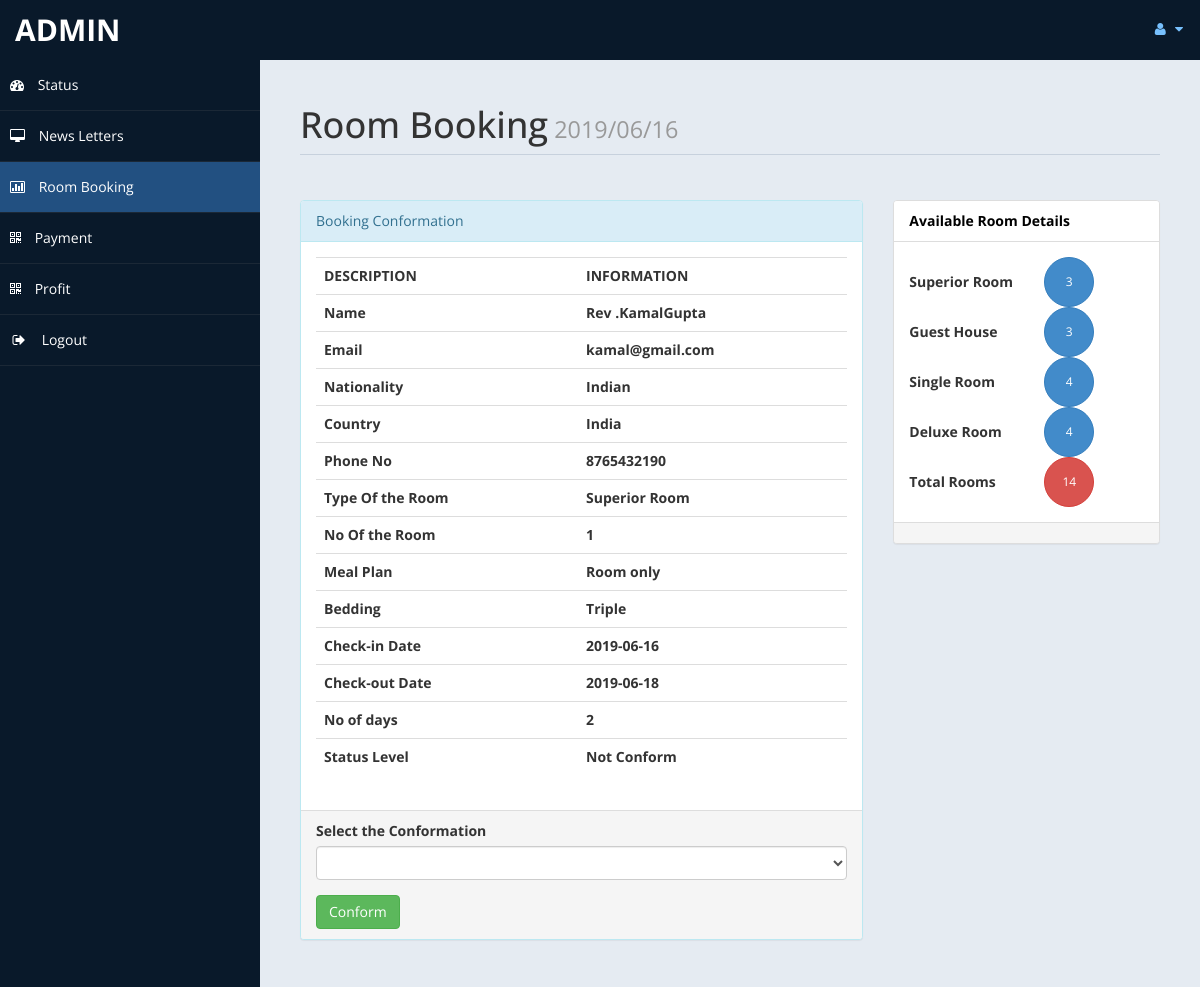
Screenshot of /admin/roombook.php?rid=3 (signed in) with the database file from the repository.
### tables this page shows
CREATE TABLE IF NOT EXISTS `roombook` (
  `id` int(10) UNSIGNED NOT NULL AUTO_INCREMENT,
  `Title` varchar(5) DEFAULT NULL,
  `FName` text,
  `LName` text,
  `Email` varchar(50) DEFAULT NULL,
  `National` varchar(30) DEFAULT NULL,
  `Country` varchar(30) DEFAULT NULL,
  `Phone` text,
  `TRoom` varchar(20) DEFAULT NULL,
  `Bed` varchar(10) DEFAULT NULL,
  `NRoom` varchar(2) DEFAULT NULL,
  `Meal` varchar(15) DEFAULT NULL,
  `cin` date DEFAULT NULL,
  `cout` date DEFAULT NULL,
  `stat` varchar(15) DEFAULT NULL,
  `nodays` int(11) DEFAULT NULL,
  PRIMARY KEY (`id`)
);

### admin/roombook.php (the view, shortened to what this page needs)
<?php
		if(!isset($_GET["rid"]))
		{
			 header("location:index.php");
		}
		else {
				$curdate=date("Y/m/d");
				include ('db.php');
				$id = $_GET['rid'];
				$sql ="Select * from roombook where id = '$id'";
				$re = mysqli_query($con,$sql);
				while($row=mysqli_fetch_array($re))
				{
					$title = $row['Title'];
					$fname = $row['FName'];
					$lname = $row['LName'];
					$email = $row['Email'];
					$nat = $row['National'];
					$country = $row['Country'];
					$Phone = $row['Phone'];
					$troom = $row['TRoom'];
					$nroom = $row['NRoom'];
					$bed = $row['Bed'];
					$meal = $row['Meal'];
					$cin = $row['cin'];
					$cout = $row['cout'];
					$sta = $row['stat'];
					$days = $row['nodays'];
				}
	}
			?>
<!DOCTYPE html>
<html xmlns="http://www.w3.org/1999/xhtml">
<head>
    <link href="assets/css/bootstrap.css" rel="stylesheet" />
    <link href="assets/css/font-awesome.css" rel="stylesheet" />
    <link href="assets/js/morris/morris-0.4.3.min.css" rel="stylesheet" />
    <link href="assets/css/custom-styles.css" rel="stylesheet" />
</head>
<body>
    <div id="wrapper">
        <nav class="navbar navbar-default top-navbar" role="navigation">
            <div class="navbar-header">
                <a class="navbar-brand" href="home.php"> <?php echo $_SESSION["user"]; ?> </a>
            </div>
            <ul class="nav navbar-top-links navbar-right">
                <li class="dropdown">
                    <a class="dropdown-toggle" data-toggle="dropdown" href="#" aria-expanded="false">
                        <i class="fa fa-user fa-fw"></i> <i class="fa fa-caret-down"></i>
                    </a>
                </li>
            </ul>
        </nav>
        <nav class="navbar-default navbar-side" role="navigation">
            <div class="sidebar-collapse">
                <ul class="nav" id="main-menu">
                    <li>
                        <a  href="home.php"><i class="fa fa-dashboard"></i> Status</a>
                    </li>
                    <li>
                        <a href="messages.php"><i class="fa fa-desktop"></i> News Letters</a>
                    </li>
					<li>
                        <a class="active-menu" href="roombook.php"><i class="fa fa-bar-chart-o"></i> Room Booking</a>
                    </li>
                    <li>
                        <a href="payment.php"><i class="fa fa-qrcode"></i> Payment</a>
                    </li>
					<li>
                        <a  href="profit.php"><i class="fa fa-qrcode"></i> Profit</a>
                    </li>
                    <li>
                        <a href="logout.php"><i class="fa fa-sign-out fa-fw"></i> Logout</a>
                    </li>
					</ul>
            </div>
        </nav>
        <div id="page-wrapper">
            <div id="page-inner">
                <div class="row">
                    <div class="col-md-12">
                        <h1 class="page-header">
                            Room Booking<small>	<?php echo  $curdate; ?> </small>
                        </h1>
                    </div>
					<div class="col-md-8 col-sm-8">
                    <div class="panel panel-info">
                        <div class="panel-heading">
                           Booking Conformation
                        </div>
                        <div class="panel-body">
							<div class="table-responsive">
                                <table class="table">
                                    <tr>
                                            <th>DESCRIPTION</th>
                                            <th>INFORMATION</th>
                                        </tr>
                                        <tr>
                                            <th>Name</th>
                                            <th><?php echo $title.$fname.$lname; ?> </th>
                                        </tr>
										<tr>
                                            <th>Email</th>
                                            <th><?php echo $email; ?> </th>
                                        </tr>
										<tr>
                                            <th>Nationality </th>
                                            <th><?php echo $nat; ?></th>
                                        </tr>
										<tr>
                                            <th>Country </th>
                                            <th><?php echo $country;  ?></th>
                                        </tr>
										<tr>
                                            <th>Phone No </th>
                                            <th><?php echo $Phone; ?></th>
                                        </tr>
										<tr>
                                            <th>Type Of the Room </th>
                                            <th><?php echo $troom; ?></th>
                                        </tr>
										<tr>
                                            <th>No Of the Room </th>
                                            <th><?php echo $nroom; ?></th>
                                        </tr>
										<tr>
                                            <th>Meal Plan </th>
                                            <th><?php echo $meal; ?></th>
                                        </tr>
										<tr>
                                            <th>Bedding </th>
                                            <th><?php echo $bed; ?></th>
                                        </tr>
										<tr>
                                            <th>Check-in Date </th>
                                            <th><?php echo $cin; ?></th>
                                        </tr>
										<tr>
                                            <th>Check-out Date</th>
                                            <th><?php echo $cout; ?></th>
                                        </tr>
										<tr>
                                            <th>No of days</th>
                                            <th><?php echo $days; ?></th>
                                        </tr>
										<tr>
                                            <th>Status Level</th>
                                            <th><?php echo $sta; ?></th>
                                        </tr>
                                </table>
                            </div>
                        </div>
                        <div class="panel-footer">
                            <form method="post">
										<div class="form-group">
														<label>Select the Conformation</label>
														<select name="conf"class="form-control">
															<option value selected>	</option>
															<option value="Conform">Conform</option>
														</select>
										 </div>
							<input type="submit" name="co" value="Conform" class="btn btn-success">
							</form>
                        </div>
                    </div>
					</div>
					<?php
						$rsql ="select * from room";
						$rre= mysqli_query($con,$rsql);
						$r =0 ;
						$sc =0;
						$gh = 0;
						$sr = 0;
						$dr = 0;
						while($rrow=mysqli_fetch_array($rre))
						{
							$r = $r + 1;
							$s = $rrow['type'];
							if($s=="Superior Room" )
							{
								$sc = $sc+ 1;
							}
							if($s=="Guest House")
							{
								$gh = $gh + 1;
							}
							if($s=="Single Room" )
							{
								$sr = $sr + 1;
							}
							if($s=="Deluxe Room" )
							{
								$dr = $dr + 1;
							}
						}
						?>
						<?php
						$csql ="select * from payment";
						$cre= mysqli_query($con,$csql);
						$cr =0 ;
						$csc =0;
						$cgh = 0;
						$csr = 0;
						$cdr = 0;
						while($crow=mysqli_fetch_array($cre))
						{
							$cr = $cr + 1;
							$cs = $crow['troom'];
							if($cs=="Superior Room"  )
							{
								$csc = $csc + 1;
							}
						}
					?>
					<div class="col-md-4 col-sm-4">
                    <div class="panel panel-default">
                        <div class="panel-heading">
                           Available Room Details
                        </div>
                        <div class="panel-body">
						<table width="200px">
							<tr>
								<td><b>Superior Room	 </b></td>
								<td><button type="button" class="btn btn-primary btn-circle"><?php
									$f1 =$sc - $csc;
									if($f1 <=0 )
									{	$f1 = "NO";
										echo $f1;
									}
									else{
											echo $f1;
									}
								?> </button></td>
							</tr>
							<tr>
								<td><b>Guest House</b>	 </td>
								<td><button type="button" class="btn btn-primary btn-circle"><?php
								$f2 =  $gh -$cgh;
								if($f2 <=0 )
									{	$f2 = "NO";
										echo $f2;
									}
									else{
											echo $f2;
									}
								?> </button></td>
							</tr>
							<tr>
								<td><b>Single Room	 </b></td>
								<td><button type="button" class="btn btn-primary btn-circle"><?php
								$f3 =$sr - $csr;
								if($f3 <=0 )
									{	$f3 = "NO";
										echo $f3;
									}
									else{
											echo $f3;
									}
								?> </button></td>
							</tr>
							<tr>
								<td><b>Deluxe Room</b>	 </td>
								<td><button type="button" class="btn btn-primary btn-circle"><?php
								$f4 =$dr - $cdr;
								if($f4 <=0 )
									{	$f4 = "NO";
										echo $f4;
									}
									else{
											echo $f4;
									}
								?> </button></td>
							</tr>
							<tr>
								<td><b>Total Rooms	</b> </td>
								<td> <button type="button" class="btn btn-danger btn-circle"><?php
								$f5 =$r-$cr;
								if($f5 <=0 )
									{	$f5 = "NO";
										echo $f5;
									}
									else{
											echo $f5;
									}
								 ?> </button></td>
							</tr>
						</table>
						</div>
                        <div class="panel-footer">
                        </div>
                    </div>
					</div>
                </div>
                </div>
         </div>
        </div>
</body>
</html>

### admin/assets/css/custom-styles.css (style rules this page uses)
body { font-family: 'Open Sans', sans-serif; }
#wrapper { width: 100%; background:#09192A; }
#page-wrapper { padding: 15px 15px; min-height: 600px; background:#E5EBF2; }
#page-inner { width:100%; margin:10px 20px 10px 0px; background-color:transparent; padding:10px; min-height:1200px; }
h1, .h1, h2, .h2, h3, .h3 { margin-top: 7px; margin-bottom: -5px; }
.page-header { padding-bottom: 9px; margin: 10px 0 45px; border-bottom: 1px solid #C7D1DD; }
.panel-default > .panel-heading { color: #000; background-color: #FFFFFF; border-color: #ddd; font-weight:bold; }
.top-navbar { margin:0px; }
.top-navbar .navbar-brand { color: #fff; width: 260px; text-align: left; height: 60px; font-size: 30px; font-weight: 700; text-transform: uppercase; line-height: 30px; }
.top-navbar .nav > li { position: relative; display: inline-block; }
.top-navbar .nav > li > a { position: relative; display: block; padding: 19px 15px; color: #77C0FD; }
.active-menu { background-color:#225081!important; }
.sidebar-collapse , .sidebar-collapse .nav { background:none; }
.sidebar-collapse .nav { padding:0; }
.sidebar-collapse .nav > li > a { color:#fff; background:transparent; text-shadow:none; }
.sidebar-collapse > .nav > li > a { padding:15px 10px; }
.sidebar-collapse > .nav > li { border-bottom: 1px solid rgba(107, 108, 109, 0.19); }
.navbar-side { border:none; background-color: transparent; }
.top-navbar { background:#09192A; border-bottom:none; }
.top-navbar .nav > li > a > i { margin-right: 2px; }
.navbar-default { border:0px solid black; }
.navbar-header { background: #09192A; }
.nav > li > a > i { margin-right:10px; }
.btn-circle { width: 50px; height: 50px; padding: 6px 0; -webkit-border-radius: 25px; -moz-border-radius: 25px; border-radius: 25px; text-align: center; font-size: 12px; line-height: 1.428571429; }
@media (min-width:768px) { #page-wrapper { margin: 0 0 0 260px; padding: 15px 30px; min-height: 1200px; } }
@media (min-width:768px) { .navbar-side { z-index: 1; position: absolute; width: 260px; } }
@media (min-width:768px) { .navbar { border-radius: 0px; } }

### rows the page displays
roombook: Title "Rev .", FName "Kamal", LName "Gupta", Email "kamal@gmail.com", National "Indian", Country "India", Phone "8765432190", TRoom "Superior Room", NRoom "1", Meal "Room only", Bed "Triple", cin "2019-06-16", cout "2019-06-18", nodays "2", stat "Not Conform"

### other values shown
$_SESSION["user"] "ADMIN"
$f1 "3"
$f2 "3"
$f3 "4"
$f4 "4"
$f5 "14"
